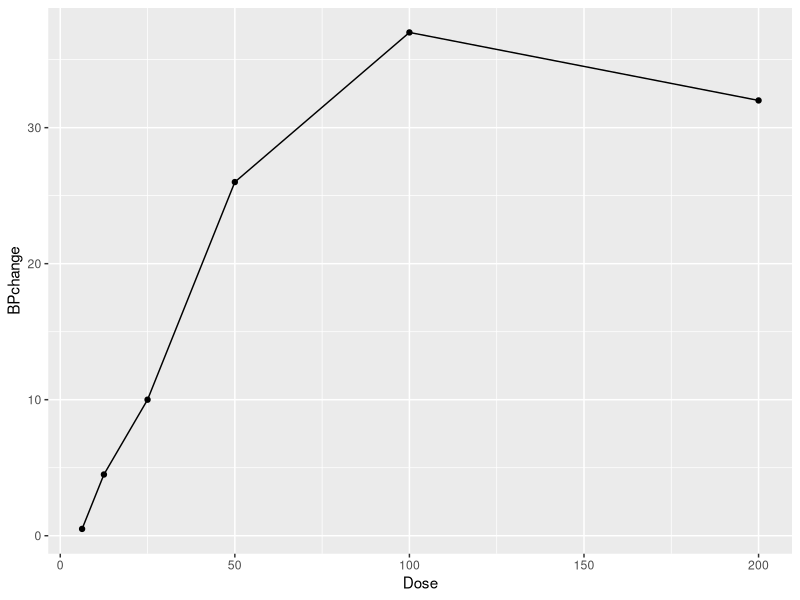
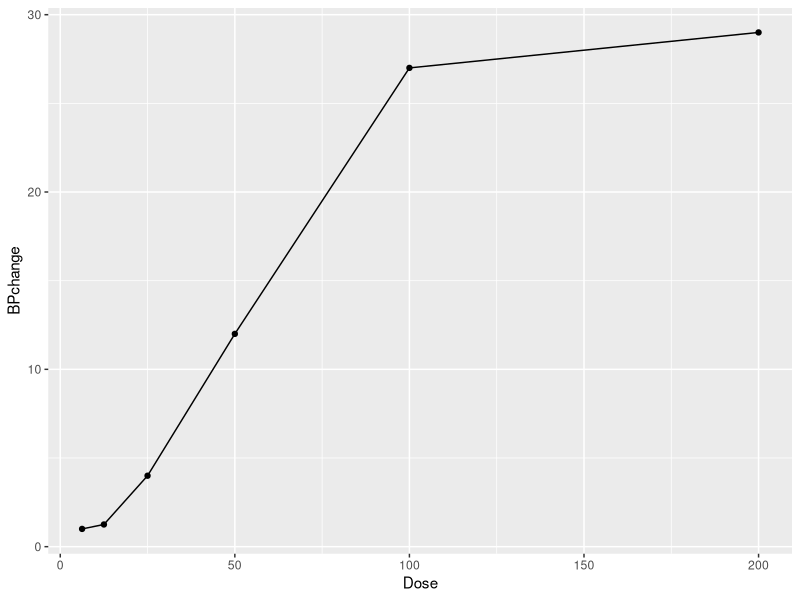
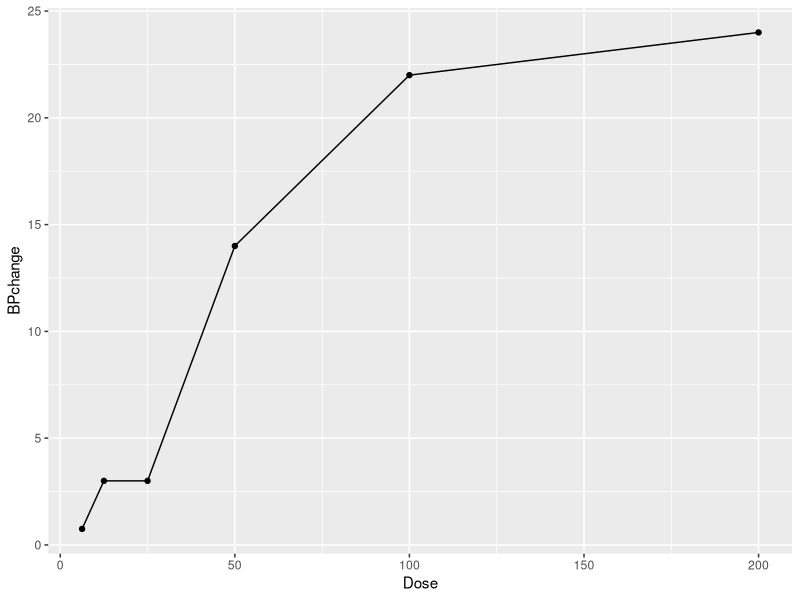
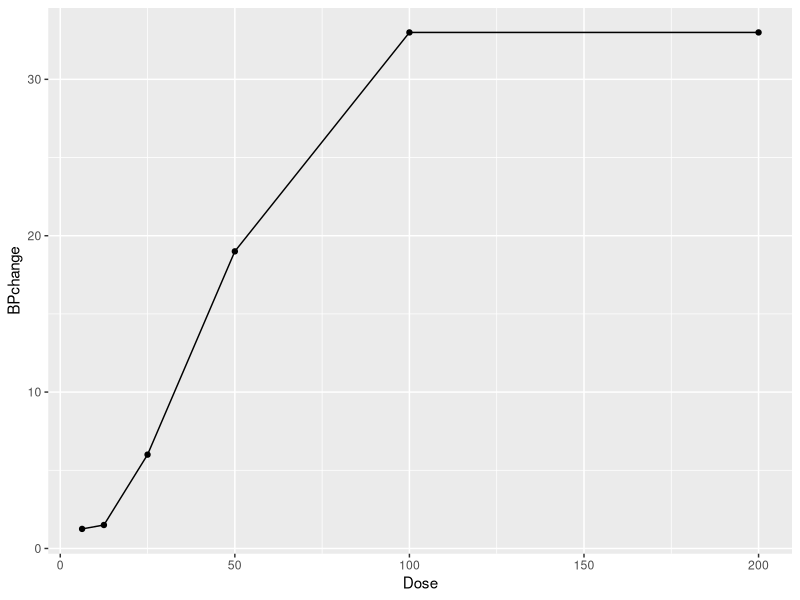
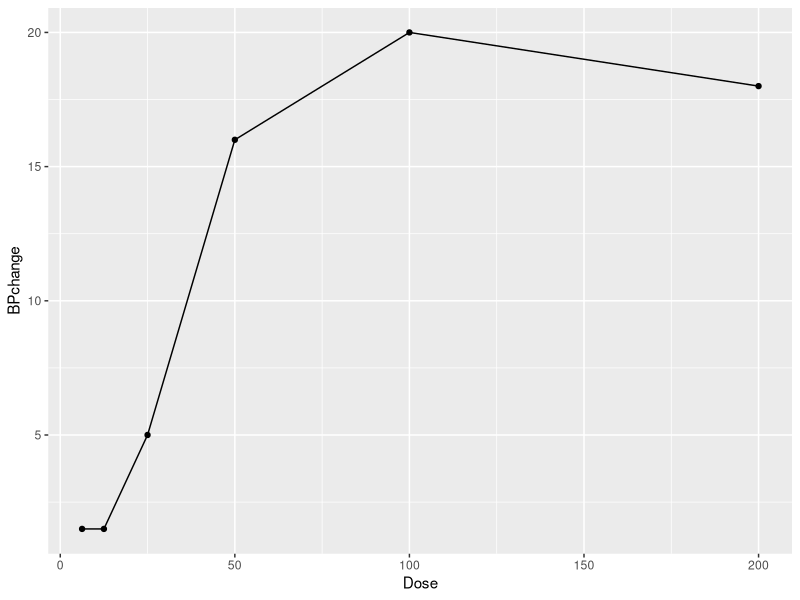
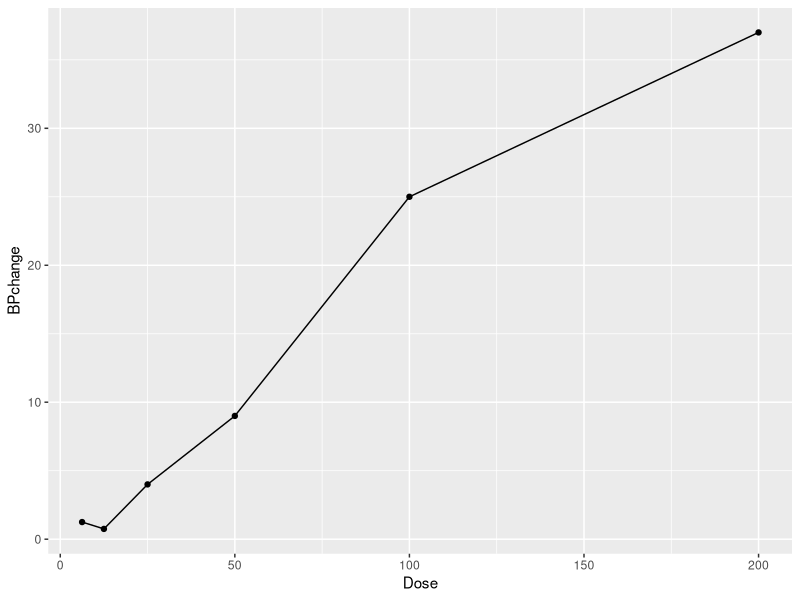
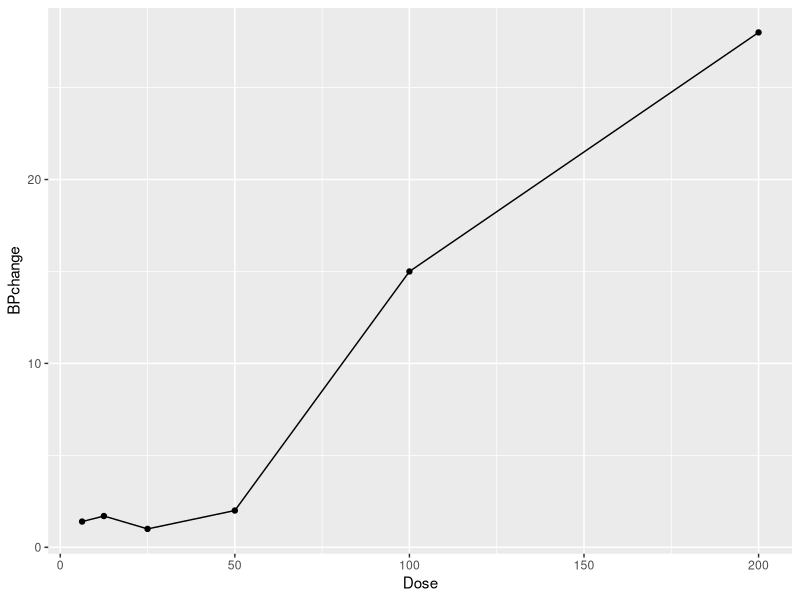
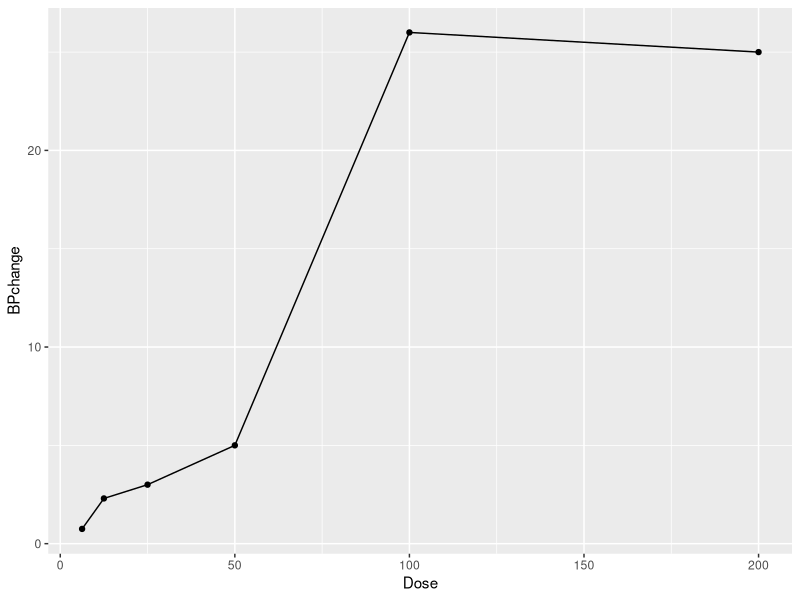

Here is the R script that generated these plots, in order:
library(MASS)
library(ggplot2)
View(Rabbit)

#Prima faza: Doza din ce in ce mai mare de fenilbiguanida + substanta salina (de control)
#A doua faza: Doza din ce in ce mai mare de fenilbiguanida + MDL (Medicament de reglare a tensiunii arteriale)
#Se observa diferentele de tensiune arteriala in ambele faze

control<-subset(Rabbit,Treatment=="Control")
mdl<-subset(Rabbit,Treatment=="MDL")
control
mdl

# Grafice
line_graph<-function(rabbit,treatment){
  r<-subset(Rabbit,Treatment==treatment & Animal==rabbit)
  r
  Dose<-r$Dose
  BPchange<-r$BPchange
  data<-data.frame(Dose,BPchange)
  ggplot(data, aes(x=Dose, y=BPchange)) +
    geom_line()+
    geom_point()
}

# Crestere constanta pana la penultima doza. La ultima doza incepe sa isi piarda efectul
line_graph("R1","Control")
line_graph("R2","Control")
line_graph("R3","Control")
line_graph("R4","Control")
line_graph("R5","Control")

# Crestere lenta la inceput, crestere brusca dupa ultima doza, datorata depasirii pragului medicamentului MDL
line_graph("R1","MDL")
line_graph("R2","MDL")
line_graph("R3","MDL")
line_graph("R4","MDL")
line_graph("R5","MDL")


median(control$BPchange)
quantile(control$BPchange,prob=c(.25,.5,.75))
boxplot(control$BPchange)
mean(control$BPchange)

median(mdl$BPchange)
quantile(mdl$BPchange,prob=c(.25,.5,.75))
boxplot(mdl$BPchange)
mean(mdl$BPchange)

hist(Rabbit$Dose,breaks=15)

#Test t pentru esantioane dependente
#H0: BPchange este mai mare in prima faza
#Ha: BPchange este mai mic in prima faza
test1<-t.test(Rabbit$BPchange[Rabbit$Treatment=="Control"],Rabbit$BPchange[Rabbit$Treatment=="MDL"],alternative="less",conf.level=0.05,paired=TRUE)
if(test1$p.value<=0.95) print("Respingem ipoteza nula") else  print("Nu respingem ipoteza nula")

correlation=cor(Rabbit$BPchange,Rabbit$Dose)
correlation

model=lm(BPchange ~ Dose, data=Rabbit)
#Mediana valorilor reziduu = -1.534 => Modelul tinde si sa subestimeze, dar si sa supraestimeze.
#Residual standard error (Deviatia standard a reziduu-rilor) = 6.423
model
summary(model)
#F-statistic: 130.4 on 1 and 58 DF,  p-value: < 2.2e-16 => respingem ipoteza nula =>exista o relatie intre cele 2 variabile

plot(BPchange ~ Dose, data=Rabbit)
abline(model, col = "red")

#MSE - eroarea medie patratica = 39.88163
mean(model$residuals^2)

v=c(10,25,75,115,150,190)
new_dose=rep(v, times = 10)
model=lm(BPchange ~ new_dose, data=Rabbit)
model
summary(model)